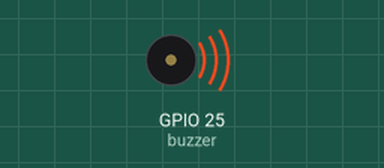
This program was run on a simulated ESP32 board running MicroPython. Parts: buzzer (waves = sounding, pin HIGH).

Above: at 0.2 s.
Timing chart, 0 to 3.0 s (numbered marks = the images above):
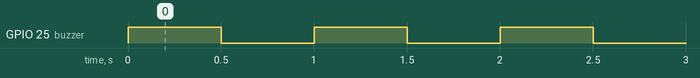

The program:

step1_beep.py
```python
from machine import Pin
import time

buzzer = Pin(25, Pin.OUT)  # 능동 부저를 25번 핀에

while True:
    buzzer.value(1)  # 삑 (켜기)
    time.sleep(0.5)
    buzzer.value(0)  # 조용히 (끄기)
    time.sleep(0.5)
```

Measured:
- by itself, GPIO 25 (buzzer): alternates HIGH for 0.50 s and LOW for 0.50 s
